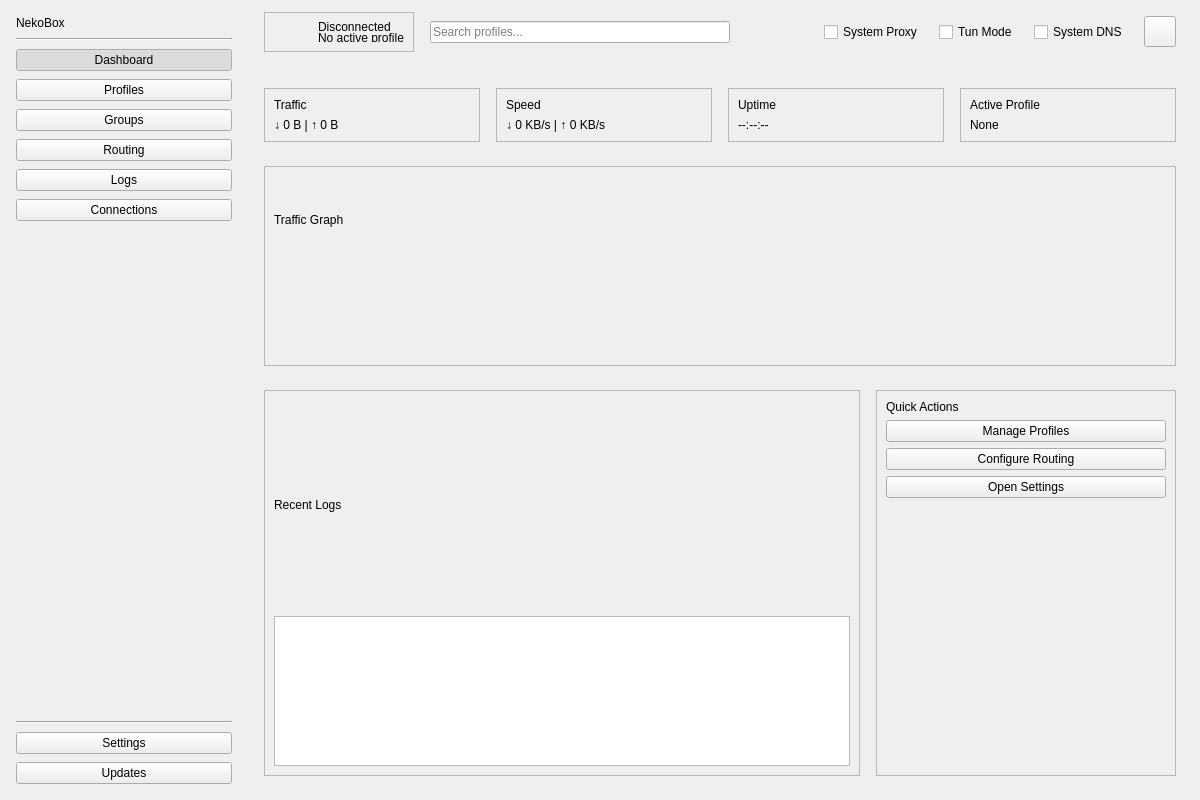
<?xml version="1.0" encoding="UTF-8"?>
<ui version="4.0">
 <class>MainWindow</class>
 <widget class="QMainWindow" name="MainWindow">
  <property name="geometry">
   <rect>
    <x>0</x>
    <y>0</y>
    <width>1200</width>
    <height>800</height>
   </rect>
  </property>
  <property name="minimumSize">
   <size>
    <width>900</width>
    <height>600</height>
   </size>
  </property>
  <property name="windowTitle">
   <string notr="true">NekoBox</string>
  </property>
  <widget class="QWidget" name="centralwidget">
   <layout class="QHBoxLayout" name="mainHorizontalLayout" stretch="0,1">
    <property name="spacing">
     <number>0</number>
    </property>
    <property name="leftMargin">
     <number>0</number>
    </property>
    <property name="topMargin">
     <number>0</number>
    </property>
    <property name="rightMargin">
     <number>0</number>
    </property>
    <property name="bottomMargin">
     <number>0</number>
    </property>

    <!-- Left Sidebar Navigation -->
    <item>
     <widget class="QFrame" name="sidebarFrame">
      <property name="minimumSize">
       <size>
        <width>240</width>
        <height>0</height>
       </size>
      </property>
      <property name="maximumSize">
       <size>
        <width>240</width>
        <height>16777215</height>
       </size>
      </property>
      <property name="frameShape">
       <enum>QFrame::NoFrame</enum>
      </property>
      <layout class="QVBoxLayout" name="sidebarLayout">
       <property name="spacing">
        <number>8</number>
       </property>
       <property name="leftMargin">
        <number>16</number>
       </property>
       <property name="topMargin">
        <number>16</number>
       </property>
       <property name="rightMargin">
        <number>8</number>
       </property>
       <property name="bottomMargin">
        <number>16</number>
       </property>

       <!-- Brand/Logo Section -->
       <item>
        <widget class="QLabel" name="brandLabel">
         <property name="text">
          <string>NekoBox</string>
         </property>
         <property name="alignment">
          <set>Qt::AlignLeft|Qt::AlignVCenter</set>
         </property>
        </widget>
       </item>

       <item>
        <widget class="Line" name="line">
         <property name="orientation">
          <enum>Qt::Horizontal</enum>
         </property>
        </widget>
       </item>

       <!-- Navigation Buttons -->
       <item>
        <widget class="QPushButton" name="navDashboard">
         <property name="text">
          <string>Dashboard</string>
         </property>
         <property name="icon">
          <iconset theme="view-dashboard"/>
         </property>
         <property name="iconSize">
          <size>
           <width>20</width>
           <height>20</height>
          </size>
         </property>
         <property name="checkable">
          <bool>true</bool>
         </property>
         <property name="checked">
          <bool>true</bool>
         </property>
        </widget>
       </item>

       <item>
        <widget class="QPushButton" name="navProfiles">
         <property name="text">
          <string>Profiles</string>
         </property>
         <property name="icon">
          <iconset theme="b-network-server"/>
         </property>
         <property name="iconSize">
          <size>
           <width>20</width>
           <height>20</height>
          </size>
         </property>
         <property name="checkable">
          <bool>true</bool>
         </property>
        </widget>
       </item>

       <item>
        <widget class="QPushButton" name="navGroups">
         <property name="text">
          <string>Groups</string>
         </property>
         <property name="icon">
          <iconset theme="folder-network"/>
         </property>
         <property name="iconSize">
          <size>
           <width>20</width>
           <height>20</height>
          </size>
         </property>
         <property name="checkable">
          <bool>true</bool>
         </property>
        </widget>
       </item>

       <item>
        <widget class="QPushButton" name="navRouting">
         <property name="text">
          <string>Routing</string>
         </property>
         <property name="icon">
          <iconset theme="b-network-routing"/>
         </property>
         <property name="iconSize">
          <size>
           <width>20</width>
           <height>20</height>
          </size>
         </property>
         <property name="checkable">
          <bool>true</bool>
         </property>
        </widget>
       </item>

       <item>
        <widget class="QPushButton" name="navLogs">
         <property name="text">
          <string>Logs</string>
         </property>
         <property name="icon">
          <iconset theme="text-x-log"/>
         </property>
         <property name="iconSize">
          <size>
           <width>20</width>
           <height>20</height>
          </size>
         </property>
         <property name="checkable">
          <bool>true</bool>
         </property>
        </widget>
       </item>

       <item>
        <widget class="QPushButton" name="navConnections">
         <property name="text">
          <string>Connections</string>
         </property>
         <property name="icon">
          <iconset theme="network-connect"/>
         </property>
         <property name="iconSize">
          <size>
           <width>20</width>
           <height>20</height>
          </size>
         </property>
         <property name="checkable">
          <bool>true</bool>
         </property>
        </widget>
       </item>

       <item>
        <spacer name="verticalSpacer">
         <property name="orientation">
          <enum>Qt::Vertical</enum>
         </property>
         <property name="sizeHint" stdset="0">
          <size>
           <width>20</width>
           <height>40</height>
          </size>
         </property>
        </spacer>
       </item>

       <!-- Bottom Actions -->
       <item>
        <widget class="Line" name="line_2">
         <property name="orientation">
          <enum>Qt::Horizontal</enum>
         </property>
        </widget>
       </item>

       <item>
        <widget class="QPushButton" name="navSettings">
         <property name="text">
          <string>Settings</string>
         </property>
         <property name="icon">
          <iconset theme="b-preferences"/>
         </property>
         <property name="iconSize">
          <size>
           <width>20</width>
           <height>20</height>
          </size>
         </property>
         <property name="checkable">
          <bool>true</bool>
         </property>
        </widget>
       </item>

       <item>
        <widget class="QPushButton" name="navUpdate">
         <property name="text">
          <string>Updates</string>
         </property>
         <property name="icon">
          <iconset theme="b-system-software-update"/>
         </property>
         <property name="iconSize">
          <size>
           <width>20</width>
           <height>20</height>
          </size>
         </property>
        </widget>
       </item>

      </layout>
     </widget>
    </item>

    <!-- Main Content Area -->
    <item>
     <widget class="QFrame" name="contentFrame">
      <property name="frameShape">
       <enum>QFrame::NoFrame</enum>
      </property>
      <layout class="QVBoxLayout" name="contentLayout">
       <property name="spacing">
        <number>0</number>
       </property>
       <property name="leftMargin">
        <number>0</number>
       </property>
       <property name="topMargin">
        <number>0</number>
       </property>
       <property name="rightMargin">
        <number>0</number>
       </property>
       <property name="bottomMargin">
        <number>0</number>
       </property>

       <!-- Top Status Bar -->
       <item>
        <widget class="QFrame" name="topStatusBar">
         <property name="minimumSize">
          <size>
           <width>0</width>
           <height>64</height>
          </size>
         </property>
         <property name="maximumSize">
          <size>
           <width>16777215</width>
           <height>64</height>
          </size>
         </property>
         <property name="frameShape">
          <enum>QFrame::NoFrame</enum>
         </property>
         <layout class="QHBoxLayout" name="topStatusLayout">
          <property name="spacing">
           <number>16</number>
          </property>
          <property name="leftMargin">
           <number>24</number>
          </property>
          <property name="topMargin">
           <number>12</number>
          </property>
          <property name="rightMargin">
           <number>24</number>
          </property>
          <property name="bottomMargin">
           <number>12</number>
          </property>

          <!-- Connection Status Card -->
          <item>
           <widget class="QFrame" name="statusCard">
            <property name="frameShape">
             <enum>QFrame::StyledPanel</enum>
            </property>
            <layout class="QHBoxLayout" name="statusCardLayout">
             <property name="spacing">
              <number>12</number>
             </property>
             <item>
              <widget class="QLabel" name="statusIcon">
               <property name="minimumSize">
                <size>
                 <width>32</width>
                 <height>32</height>
                </size>
               </property>
               <property name="maximumSize">
                <size>
                 <width>32</width>
                 <height>32</height>
                </size>
               </property>
               <property name="text">
                <string/>
               </property>
              </widget>
             </item>
             <item>
              <layout class="QVBoxLayout" name="statusTextLayout">
               <property name="spacing">
                <number>2</number>
               </property>
               <item>
                <widget class="QLabel" name="label_running">
                 <property name="text">
                  <string>Disconnected</string>
                 </property>
                </widget>
               </item>
               <item>
                <widget class="QLabel" name="statusSubtext">
                 <property name="text">
                  <string>No active profile</string>
                 </property>
                </widget>
               </item>
              </layout>
             </item>
            </layout>
           </widget>
          </item>

          <!-- Search Input -->
          <item>
           <widget class="QLineEdit" name="search_input">
            <property name="minimumSize">
             <size>
              <width>300</width>
              <height>0</height>
             </size>
            </property>
            <property name="placeholderText">
             <string>Search profiles...</string>
            </property>
           </widget>
          </item>

          <item>
           <spacer name="topSpacer">
            <property name="orientation">
             <enum>Qt::Horizontal</enum>
            </property>
            <property name="sizeHint" stdset="0">
             <size>
              <width>40</width>
              <height>20</height>
             </size>
            </property>
           </spacer>
          </item>

          <!-- Quick Toggle Cards -->
          <item>
           <widget class="QCheckBox" name="checkBox_SystemProxy">
            <property name="text">
             <string>System Proxy</string>
            </property>
           </widget>
          </item>

          <item>
           <widget class="QCheckBox" name="checkBox_VPN">
            <property name="text">
             <string>Tun Mode</string>
            </property>
           </widget>
          </item>

          <item>
           <widget class="QCheckBox" name="system_dns">
            <property name="text">
             <string>System DNS</string>
            </property>
           </widget>
          </item>

          <!-- Menu Button -->
          <item>
           <widget class="QToolButton" name="toolButton_program">
            <property name="text">
             <string/>
            </property>
            <property name="icon">
             <iconset theme="application-menu"/>
            </property>
            <property name="iconSize">
             <size>
              <width>24</width>
              <height>24</height>
             </size>
            </property>
            <property name="popupMode">
             <enum>QToolButton::InstantPopup</enum>
            </property>
           </widget>
          </item>

         </layout>
        </widget>
       </item>

       <!-- Stacked Widget for Different Views -->
       <item>
        <widget class="QStackedWidget" name="stackedWidget">

         <!-- Dashboard Page -->
         <widget class="QWidget" name="pageDashboard">
          <layout class="QVBoxLayout" name="dashboardLayout">
           <property name="spacing">
            <number>24</number>
           </property>
           <property name="leftMargin">
            <number>24</number>
           </property>
           <property name="topMargin">
            <number>24</number>
           </property>
           <property name="rightMargin">
            <number>24</number>
           </property>
           <property name="bottomMargin">
            <number>24</number>
           </property>

           <!-- Quick Stats Row -->
           <item>
            <layout class="QHBoxLayout" name="statsRowLayout">
             <property name="spacing">
              <number>16</number>
             </property>

             <item>
              <widget class="QFrame" name="trafficCard">
               <property name="frameShape">
                <enum>QFrame::StyledPanel</enum>
               </property>
               <layout class="QVBoxLayout" name="trafficCardLayout">
                <item>
                 <widget class="QLabel" name="trafficLabel">
                  <property name="text">
                   <string>Traffic</string>
                  </property>
                 </widget>
                </item>
                <item>
                 <widget class="QLabel" name="label_inbound">
                  <property name="text">
                   <string>↓ 0 B | ↑ 0 B</string>
                  </property>
                 </widget>
                </item>
               </layout>
              </widget>
             </item>

             <item>
              <widget class="QFrame" name="speedCard">
               <property name="frameShape">
                <enum>QFrame::StyledPanel</enum>
               </property>
               <layout class="QVBoxLayout" name="speedCardLayout">
                <item>
                 <widget class="QLabel" name="speedLabel">
                  <property name="text">
                   <string>Speed</string>
                  </property>
                 </widget>
                </item>
                <item>
                 <widget class="QLabel" name="label_speed">
                  <property name="text">
                   <string>↓ 0 KB/s | ↑ 0 KB/s</string>
                  </property>
                 </widget>
                </item>
               </layout>
              </widget>
             </item>

             <item>
              <widget class="QFrame" name="uptimeCard">
               <property name="frameShape">
                <enum>QFrame::StyledPanel</enum>
               </property>
               <layout class="QVBoxLayout" name="uptimeCardLayout">
                <item>
                 <widget class="QLabel" name="uptimeLabel">
                  <property name="text">
                   <string>Uptime</string>
                  </property>
                 </widget>
                </item>
                <item>
                 <widget class="QLabel" name="label_uptime">
                  <property name="text">
                   <string>--:--:--</string>
                  </property>
                 </widget>
                </item>
               </layout>
              </widget>
             </item>

             <item>
              <widget class="QFrame" name="activeCard">
               <property name="frameShape">
                <enum>QFrame::StyledPanel</enum>
               </property>
               <layout class="QVBoxLayout" name="activeCardLayout">
                <item>
                 <widget class="QLabel" name="activeLabel">
                  <property name="text">
                   <string>Active Profile</string>
                  </property>
                 </widget>
                </item>
                <item>
                 <widget class="QLabel" name="label_active_profile">
                  <property name="text">
                   <string>None</string>
                  </property>
                 </widget>
                </item>
               </layout>
              </widget>
             </item>

            </layout>
           </item>

           <!-- Graph Area -->
           <item>
            <widget class="QFrame" name="graphCard">
             <property name="minimumSize">
              <size>
               <width>0</width>
               <height>200</height>
              </size>
             </property>
             <property name="frameShape">
              <enum>QFrame::StyledPanel</enum>
             </property>
             <layout class="QVBoxLayout" name="graphLayout">
              <item>
               <widget class="QLabel" name="graphTitle">
                <property name="text">
                 <string>Traffic Graph</string>
                </property>
               </widget>
              </item>
              <item>
               <widget class="QWidget" name="graph_tab" native="true"/>
              </item>
             </layout>
            </widget>
           </item>

           <!-- Recent Activity / Quick Actions -->
           <item>
            <layout class="QHBoxLayout" name="bottomRowLayout">
             <property name="spacing">
              <number>16</number>
             </property>

             <item>
              <widget class="QFrame" name="recentCard">
               <property name="frameShape">
                <enum>QFrame::StyledPanel</enum>
               </property>
               <layout class="QVBoxLayout" name="recentCardLayout">
                <item>
                 <widget class="QLabel" name="recentLabel">
                  <property name="text">
                   <string>Recent Logs</string>
                  </property>
                 </widget>
                </item>
                <item>
                 <widget class="QTextBrowser" name="data_view">
                  <property name="minimumSize">
                   <size>
                    <width>0</width>
                    <height>100</height>
                   </size>
                  </property>
                  <property name="maximumSize">
                   <size>
                    <width>16777215</width>
                    <height>150</height>
                   </size>
                  </property>
                  <property name="verticalScrollBarPolicy">
                   <enum>Qt::ScrollBarAsNeeded</enum>
                  </property>
                  <property name="horizontalScrollBarPolicy">
                   <enum>Qt::ScrollBarAlwaysOff</enum>
                  </property>
                 </widget>
                </item>
               </layout>
              </widget>
             </item>

             <item>
              <widget class="QFrame" name="quickActionsCard">
               <property name="minimumSize">
                <size>
                 <width>300</width>
                 <height>0</height>
                </size>
               </property>
               <property name="maximumSize">
                <size>
                 <width>300</width>
                 <height>16777215</height>
                </size>
               </property>
               <property name="frameShape">
                <enum>QFrame::StyledPanel</enum>
               </property>
               <layout class="QVBoxLayout" name="quickActionsLayout">
                <item>
                 <widget class="QLabel" name="actionsLabel">
                  <property name="text">
                   <string>Quick Actions</string>
                  </property>
                 </widget>
                </item>
                <item>
                 <widget class="QPushButton" name="toolButton_server">
                  <property name="text">
                   <string>Manage Profiles</string>
                  </property>
                  <property name="icon">
                   <iconset theme="b-network-server"/>
                  </property>
                 </widget>
                </item>
                <item>
                 <widget class="QPushButton" name="toolButton_routing">
                  <property name="text">
                   <string>Configure Routing</string>
                  </property>
                  <property name="icon">
                   <iconset theme="b-network-routing"/>
                  </property>
                 </widget>
                </item>
                <item>
                 <widget class="QPushButton" name="toolButton_preferences">
                  <property name="text">
                   <string>Open Settings</string>
                  </property>
                  <property name="icon">
                   <iconset theme="b-preferences"/>
                  </property>
                 </widget>
                </item>
                <item>
                 <spacer name="actionsSpacer">
                  <property name="orientation">
                   <enum>Qt::Vertical</enum>
                  </property>
                  <property name="sizeHint" stdset="0">
                   <size>
                    <width>20</width>
                    <height>40</height>
                   </size>
                  </property>
                 </spacer>
                </item>
               </layout>
              </widget>
             </item>

            </layout>
           </item>

          </layout>
         </widget>

         <!-- Profiles Page -->
         <widget class="QWidget" name="pageProfiles">
          <layout class="QVBoxLayout" name="profilesLayout">
           <property name="spacing">
            <number>16</number>
           </property>
           <property name="leftMargin">
            <number>24</number>
           </property>
           <property name="topMargin">
            <number>24</number>
           </property>
           <property name="rightMargin">
            <number>24</number>
           </property>
           <property name="bottomMargin">
            <number>24</number>
           </property>

           <!-- Tab Widget for Groups -->
           <item>
            <widget class="QTabWidget" name="tabWidget">
             <widget class="QWidget" name="widget1">
              <attribute name="title">
               <string/>
              </attribute>
              <layout class="QVBoxLayout" name="profileTabLayout">
               <item>
                <widget class="MyTableWidget" name="proxyListTable">
                 <property name="contextMenuPolicy">
                  <enum>Qt::CustomContextMenu</enum>
                 </property>
                 <property name="editTriggers">
                  <set>QAbstractItemView::NoEditTriggers</set>
                 </property>
                 <property name="alternatingRowColors">
                  <bool>true</bool>
                 </property>
                 <property name="selectionMode">
                  <enum>QAbstractItemView::ExtendedSelection</enum>
                 </property>
                 <property name="selectionBehavior">
                  <enum>QAbstractItemView::SelectRows</enum>
                 </property>
                 <column>
                  <property name="text">
                   <string>Type</string>
                  </property>
                 </column>
                 <column>
                  <property name="text">
                   <string>Address</string>
                  </property>
                 </column>
                 <column>
                  <property name="text">
                   <string>Name</string>
                  </property>
                 </column>
                 <column>
                  <property name="text">
                   <string>Test Result</string>
                  </property>
                 </column>
                 <column>
                  <property name="text">
                   <string>Traffic</string>
                  </property>
                 </column>
                </widget>
               </item>
              </layout>
             </widget>
            </widget>
           </item>

          </layout>
         </widget>

         <!-- Logs Page -->
         <widget class="QWidget" name="pageLogs">
          <layout class="QVBoxLayout" name="logsLayout">
           <property name="spacing">
            <number>16</number>
           </property>
           <property name="leftMargin">
            <number>24</number>
           </property>
           <property name="topMargin">
            <number>24</number>
           </property>
           <property name="rightMargin">
            <number>24</number>
           </property>
           <property name="bottomMargin">
            <number>24</number>
           </property>

           <item>
            <widget class="QFrame" name="logsCard">
             <property name="frameShape">
              <enum>QFrame::StyledPanel</enum>
             </property>
             <layout class="QVBoxLayout" name="logsCardLayout">
              <item>
               <widget class="QLabel" name="logsTitle">
                <property name="text">
                 <string>System Logs</string>
                </property>
               </widget>
              </item>
              <item>
               <widget class="QTextBrowser" name="masterLogBrowser">
                <property name="contextMenuPolicy">
                 <enum>Qt::CustomContextMenu</enum>
                </property>
               </widget>
              </item>
             </layout>
            </widget>
           </item>

          </layout>
         </widget>

         <!-- Connections Page -->
         <widget class="QWidget" name="pageConnections">
          <layout class="QVBoxLayout" name="connectionsLayout">
           <property name="spacing">
            <number>16</number>
           </property>
           <property name="leftMargin">
            <number>24</number>
           </property>
           <property name="topMargin">
            <number>24</number>
           </property>
           <property name="rightMargin">
            <number>24</number>
           </property>
           <property name="bottomMargin">
            <number>24</number>
           </property>

           <item>
            <widget class="QFrame" name="connectionsCard">
             <property name="frameShape">
              <enum>QFrame::StyledPanel</enum>
             </property>
             <layout class="QVBoxLayout" name="connectionsCardLayout">
              <item>
               <widget class="QLabel" name="connectionsTitle">
                <property name="text">
                 <string>Active Connections</string>
                </property>
               </widget>
              </item>
              <item>
               <widget class="QTableWidget" name="connections">
                <property name="contextMenuPolicy">
                 <enum>Qt::CustomContextMenu</enum>
                </property>
                <property name="editTriggers">
                 <set>QAbstractItemView::NoEditTriggers</set>
                </property>
                <property name="alternatingRowColors">
                 <bool>true</bool>
                </property>
                <property name="sortingEnabled">
                 <bool>true</bool>
                </property>
                <column>
                 <property name="text">
                  <string>Destination (Domain)</string>
                 </property>
                </column>
                <column>
                 <property name="text">
                  <string>Process</string>
                 </property>
                </column>
                <column>
                 <property name="text">
                  <string>Protocol</string>
                 </property>
                </column>
                <column>
                 <property name="text">
                  <string>Outbound</string>
                 </property>
                </column>
                <column>
                 <property name="text">
                  <string>Traffic</string>
                 </property>
                </column>
               </widget>
              </item>
             </layout>
            </widget>
           </item>

          </layout>
         </widget>

        </widget>
       </item>

      </layout>
     </widget>
    </item>

   </layout>
  </widget>

  <!-- Menu Bar (preserved from original) -->
  <widget class="QMenuBar" name="menubar">
   <property name="geometry">
    <rect>
     <x>0</x>
     <y>0</y>
     <width>1200</width>
     <height>21</height>
    </rect>
   </property>
  </widget>

 </widget>

 <customwidgets>
  <customwidget>
   <class>MyTableWidget</class>
   <extends>QTableWidget</extends>
   <header>nekobox/ui/utils/MyTableWidget.h</header>
  </customwidget>
 </customwidgets>

 <resources/>
 <connections/>
</ui>
